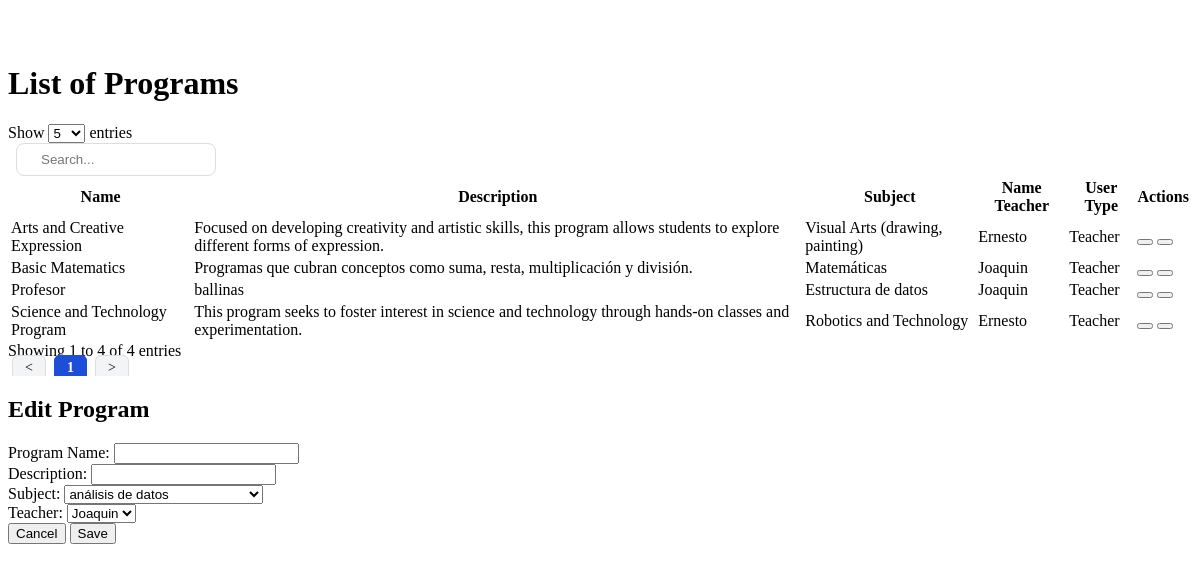
Page /Admin/listarprogramas.php on the committed database.
### tables this page shows
CREATE TABLE `programas` (
  `id` int(11) NOT NULL,
  `nombre` varchar(100) DEFAULT NULL,
  `descripcion` text DEFAULT NULL,
  `FK_materia` int(11) DEFAULT NULL,
  `FK_tipo_usuario` int(11) DEFAULT NULL
);

CREATE TABLE `materias` (
  `id` int(11) NOT NULL,
  `nombre_materia` varchar(100) DEFAULT NULL,
  `objetivos` text DEFAULT NULL,
  `actividades` text DEFAULT NULL,
  `unidad` varchar(50) DEFAULT NULL
);

CREATE TABLE `usuarios` (
  `id` int(11) NOT NULL,
  `nombre` varchar(100) DEFAULT NULL,
  `correo` varchar(100) DEFAULT NULL,
  `password` varchar(10) NOT NULL,
  `genero` varchar(10) DEFAULT NULL,
  `edad` int(11) DEFAULT NULL,
  `tipo_usuario` varchar(50) DEFAULT NULL,
  `fecha_nac` date NOT NULL,
  `session_activa` tinyint(1) DEFAULT 0,
  `fecha_registro` datetime NOT NULL DEFAULT current_timestamp()
);

### Conexion/conexion.php (called while the page is built, shortened)
<?php
class Conexion {
    private $host = 'localhost';
    private $usuario = 'root';
    private $password = '';
    private $base = 'unityclass';
    public $sentencia;
    public $conexion;
    public function abrir_conexion() {
        $this->conexion = new mysqli($this->host, $this->usuario, $this->password, $this->base);
    }
    public function ejecutar_sentencia() {
        $bandera = $this->conexion->query($this->sentencia);
        return $bandera;
    }
}
?>

### Conexion/contacto.php (called while the page is built, shortened)
<?php
    include ('conexion.php');
    class Contacto extends Conexion
    {
        public function listar_materias()
        {
            $this->sentencia = "SELECT * FROM materias";
            $result = $this->ejecutar_sentencia();
            return $result;
        }
    public function obtener_usuarios_teachers() {
        $this->sentencia = "SELECT id, nombre FROM usuarios WHERE tipo_usuario = 'Teacher'";
        $resultado = $this->ejecutar_sentencia();
        return $resultado->fetch_all(MYSQLI_ASSOC);
    }
    public function listar_programas() {
        $this->sentencia = "
            SELECT
                programas.id,
                programas.nombre AS programa_nombre,
                programas.descripcion,
                materias.nombre_materia,
                usuarios.nombre AS nombre,
                usuarios.tipo_usuario
            FROM programas
            LEFT JOIN materias ON programas.FK_materia = materias.id
            LEFT JOIN usuarios ON programas.FK_tipo_usuario = usuarios.id
        ";
        return $this->ejecutar_sentencia();
    }
    public function __construct() {
        $this->conexion = new mysqli('localhost', 'root', '', 'unityclass');
    }
}
?>

### Admin/listarprogramas.php (the view, shortened to what this page needs)
<?php
require_once '../Conexion/contacto.php';
$obj = new Contacto();
$result = $obj->listar_programas();
$materias = $obj->listar_materias();
$teachers = $obj->obtener_usuarios_teachers();
if ($result === false) {
    echo '<p class="text-center text-red-500">Error en la consulta a la base de datos.</p>';
} elseif ($result->num_rows === 0) {
    echo '<p class="text-center text-red-500">No se encontraron programas.</p>';
} else {
?>
    <div class="w-full h-full flex flex-col">
        <br>
        <br>
        <h1 class="text-2xl font-semibold text-gray-700">List of Programs</h1>
        <div class="flex-grow bg-gray-100 p-6">
            <div class="overflow-x-auto">
                <table id="programTable" class="min-w-full bg-white border border-gray-300 rounded-lg shadow-lg font-Jost">
                    <thead class="bg-gray-200">
                        <tr>
                            <th class="px-4 py-2 border border-gray-300 text-white bg-cyan-700">Name</th>
                            <th class="px-4 py-2 border border-gray-300 text-white bg-cyan-700">Description</th>
                            <th class="px-4 py-2 border border-gray-300 text-white bg-cyan-700">Subject</th>
                            <th class="px-4 py-2 border border-gray-300 text-white bg-cyan-700">Name Teacher</th>
                            <th class="px-4 py-2 border border-gray-300 text-white bg-cyan-700">User Type</th>
                            <th class="px-4 py-2 border border-gray-300 text-center text-white bg-cyan-700">Actions</th>
                        </tr>
                    </thead>
                    <tbody class="divide-y divide-gray-200">
                        <?php while ($row = $result->fetch_assoc()) { ?>
                            <tr class="border border-gray-300 hover:bg-gray-100">
                                <td class="px-4 py-2 border border-gray-300"><?php echo htmlspecialchars($row['programa_nombre']); ?></td>
                                <td class="px-4 py-2 border border-gray-300 max-w-md"><?php echo htmlspecialchars($row['descripcion']); ?></td>
                                <td class="px-4 py-2 border border-gray-300"><?php echo htmlspecialchars($row['nombre_materia']); ?></td>
                                <td class="px-4 py-2 border border-gray-300"><?php echo htmlspecialchars($row['nombre']); ?></td>
                                <td class="px-4 py-2 border border-gray-300"><?php echo htmlspecialchars($row['tipo_usuario']); ?></td>
                                <td class="px-4 py-2 border-b border-gray-300 text-center">
                                    <div class="flex justify-center space-x-2">
                                        <button onclick="openProgramModal(<?php echo $row['id']; ?>, '<?php echo $row['programa_nombre']; ?>', '<?php echo $row['descripcion']; ?>', '<?php echo $row['nombre_materia']; ?>', '<?php echo $row['nombre']; ?>', '<?php echo $row['tipo_usuario']; ?>')" class="bg-blue-500 text-white px-2 py-1 rounded hover:bg-blue-600"><i class="fas fa-edit"></i></button>
                                        <button onclick="deleteProgram(<?php echo $row['id']; ?>)" class="bg-red-500 text-white px-2 py-1 rounded"><i class="fas fa-trash"></i></button>
                                    </div>
                                </td>
                            </tr>
                        <?php } ?>
                    </tbody>
                </table>
            </div>
        </div>
    </div>
<div id="editProgramModal" class="hidden fixed z-10 inset-0 overflow-y-auto">
    <div class="flex items-center justify-center min-h-screen">
        <div class="bg-white rounded-lg overflow-hidden shadow-xl transform transition-all max-w-lg w-full p-6">
            <h2 class="text-xl font-semibold mb-4">Edit Program</h2>
            <form id="editProgramForm" class="space-y-6">
                <div class="grid grid-cols-1 gap-6 sm:grid-cols-2">
                    <div>
                        <label for="editProgramName" class="block text-sm font-medium text-gray-700">Program Name:</label>
                        <input type="text" name="programa_nombre" id="editProgramName" class="mt-1 block w-full rounded-md border-gray-300 shadow-sm" required>
                    </div>
                    <div>
                        <label for="editProgramDescription" class="block text-sm font-medium text-gray-700">Description:</label>
                        <input type="text" name="descripcion" id="editProgramDescription" class="mt-1 block w-full rounded-md border-gray-300 shadow-sm" required>
                    </div>
                </div>
                <div>
                    <label for="editProgramSubject" class="block text-sm font-medium text-gray-700">Subject:</label>
                    <select id="editProgramSubject" name="materia" class="mt-1 block w-full rounded-md border-gray-300 shadow-sm" required>
                        <?php foreach ($materias as $materia): ?>
                            <option value="<?php echo $materia['id']; ?>"><?php echo $materia['nombre_materia']; ?></option>
                        <?php endforeach; ?>
                    </select>
                </div>
                <div>
                    <label for="editProgramTeacher" class="block text-sm font-medium text-gray-700">Teacher:</label>
                    <select id="editProgramTeacher" name="tipo_usuario" class="mt-1 block w-full rounded-md border-gray-300 shadow-sm" required>
                        <?php foreach($teachers as $teacher): ?>
                            <option value="<?php echo $teacher['id']; ?>"><?php echo $teacher['nombre']; ?></option>
                        <?php endforeach; ?>
                    </select>
                </div>
                <div class="flex justify-end space-x-4 mt-6">
                    <button type="button" onclick="closeProgramModal()" class="bg-gray-500 text-white px-4 py-2 rounded">Cancel</button>
                    <button type="submit" class="bg-blue-500 text-white px-4 py-2 rounded">Save</button>
                </div>
            </form>
        </div>
    </div>
</div>
<?php
}
?>

### rows in the picture
programas: nombre "Basic Matematics", descripcion "Programas que cubran conceptos como suma, resta, multiplicación y división.", FK_materia.nombre_materia "Matemáticas", FK_tipo_usuario.nombre "Joaquin", FK_tipo_usuario.tipo_usuario "Teacher"
programas: nombre "Profesor", descripcion "ballinas", FK_materia.nombre_materia "Estructura de datos", FK_tipo_usuario.nombre "Joaquin", FK_tipo_usuario.tipo_usuario "Teacher"
programas: nombre "Science and Technology Program", descripcion "This program seeks to foster interest in science and technology through hands-on classes and experimentation.", FK_materia.nombre_materia "Robotics and Technology", FK_tipo_usuario.nombre "Ernesto", FK_tipo_usuario.tipo_usuario "Teacher"
programas: nombre "Arts and Creative Expression", descripcion "Focused on developing creativity and artistic skills, this program allows students to explore different forms of expression.", FK_materia.nombre_materia "Visual Arts (drawing, painting)", FK_tipo_usuario.nombre "Ernesto", FK_tipo_usuario.tipo_usuario "Teacher"

### other values in the picture
form field materia "análisis de datos"
form field tipo_usuario "Joaquin"
